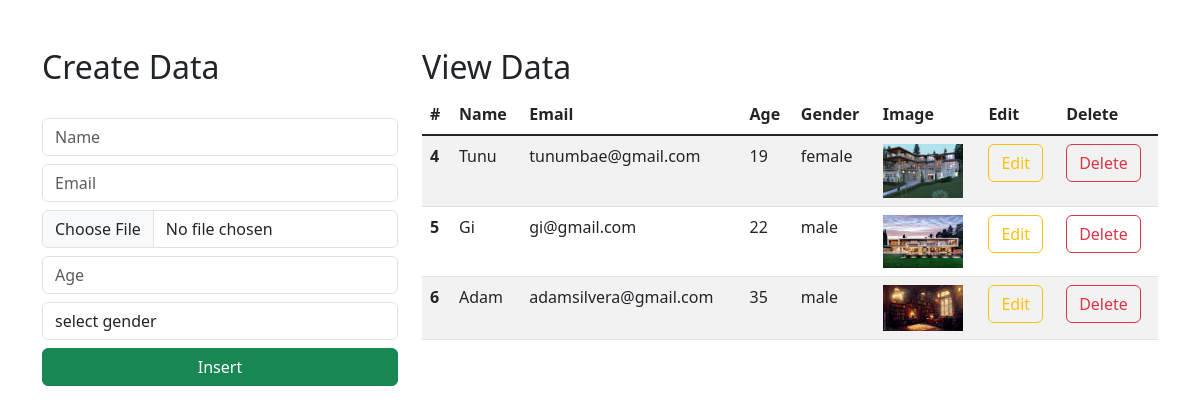
The page / on the database its author committed.
### app/models.py (models this page shows, shortened)
class Student(models.Model):
    name=models.CharField(max_length=25,blank=False,null=False)
    email=models.EmailField()
    age=models.IntegerField()
    gender=models.CharField(max_length=25,blank=False,null=False)
    image = models.ImageField(upload_to='uploads/images', default="logo.png")

### app/views.py (the view)
# urls.py: path('',views.index,name="index"),
def index(request):
    data=Student.objects.all()
    context={"data":data}
    return render(request,"index.html",context)

### app/templates/index.html (shortened to what this page needs)
<!doctype html>
<html lang="en">
    <link href="https://cdn.jsdelivr.net/npm/bootstrap@5.3.0-alpha1/dist/css/bootstrap.min.css" rel="stylesheet">
  <head>
  </head>
  <body>
      <div class="container mt-5">
        <div class="row">
            <div class="col-md-4">
                <h2>Create Data</h2>
                <br>
                <form action="/insert" method="post" enctype="multipart/form-data">
                    <div class="form-group">
                        <input type="text" class="form-control" placeholder="Name" name="name" required>
                    </div>
                    <div class="form-group">
                        <input type="email" class="form-control  mt-2" placeholder="Email" name="email" required>
                    </div>
                    <div class="form-group">
                        <input type="file" class="form-control  mt-2" placeholder="Age" name="image" required>
                    </div>
                    <div class="form-group">
                        <input type="number" class="form-control  mt-2" placeholder="Age" name="age" required>
                    </div>
                    <div class="form-group mt-2">
                        <select id="gender" name="gender" class="form-control" required>
                            <option selected value="">select gender</option>
                        </select>
                    </div>
                    <div class="d-grid gap-2">
                        <button class="btn btn-success mt-2" type="submit">Insert</button>
                    </div>
                </form>
            </div>
            <div class="col-md-8">
                <h2>View Data</h2>
                <table class="table table-striped table-hover">
                    <thead>
                      <tr>
                        <th scope="col">#</th>
                        <th scope="col">Name</th>
                        <th scope="col">Email</th>
                        <th scope="col">Age</th>
                        <th scope="col">Gender</th>
                          <th scope="col">Image</th>
                        <th scope="col">Edit</th>
                        <th scope="col">Delete</th>
                      </tr>
                    </thead>
                    <tbody class="table-group-divider">
                    {% for d in data %}
                      <tr>
                        <th scope="row">{{d.id}}</th>
                        <td>{{d.name}}</td>
                        <td>{{d.email}}</td>
                        <td>{{d.age}}</td>
                        <td>{{d.gender}}</td>
                          <td >
                              <img width="80px" src="media/{{ d.image }}" alt="{{ d.image }}">
                          </td>
                        <td><a href="/update/{{d.id}}" type="button" class="btn btn-outline-warning">Edit</a></td>
                        <td><a href="/delete/{{d.id}}" type="button" class="btn btn-outline-danger">Delete</a></td>
                      </tr>
                    {% endfor %}
                    </tbody>
                  </table>
            </div>
        </div>
      </div>
  </body>
</html>

### rows shown on the page
Student: id "4", name "Tunu", email "tunumbae@gmail.com", age "19", gender "female", image (picture)
Student: id "5", name "Gi", email "gi@gmail.com", age "22", gender "male", image (picture)
Student: id "6", name "Adam", email "adamsilvera@gmail.com", age "35", gender "male", image (picture)
